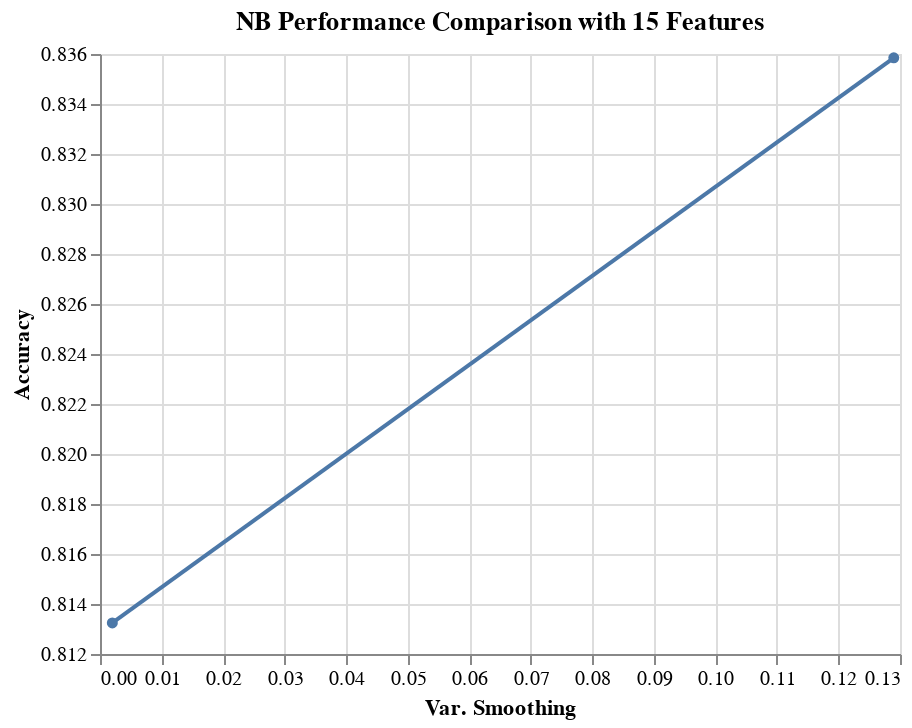

Notebook source saved alongside this figure:
### Markdown cell above
#### Given below is a plot to compare the Naive Bayes performance with 10 features.

### Code cell
results_NB_15_features = results_NB[results_NB['rfi_fs__n_features_'] == 15.0]

alt.Chart(results_NB_15_features, 
          title='NB Performance Comparison with 15 Features'
         ).mark_line(point=True).encode(
    alt.X('nb__var_smoothing', title='Var. Smoothing'),
    alt.Y('mean_score', title='Accuracy', scale=alt.Scale(zero=False))
)

### Figure 1 — Vega-Lite specification as saved in the notebook (floating-point values rounded to 4 significant figures)
{"config": {"view": {"continuousWidth": 400, "continuousHeight": 300}}, "data": {"name": "data-6b78e1cf2370dc2f26acd8cf13c56b5f"}, "mark": {"type": "line", "point": true}, "encoding": {"x": {"type": "quantitative", "field": "nb__var_smoothing", "title": "Var. Smoothing"}, "y": {"type": "quantitative", "field": "mean_score", "scale": {"zero": false}, "title": "Accuracy"}}, "title": "NB Performance Comparison with 15 Features", "$schema": "https://vega.github.io/schema/vega-lite/v4.8.1.json", "datasets": {"data-6b78e1cf2370dc2f26acd8cf13c56b5f": [{"mean_score": 0.8358, "std_score": 0.05379, "max_score": 0.9268, "min_score": 0.7073, "rfi_fs__n_features_": 15.0, "nb__var_smoothing": 0.129}, {"mean_score": 0.8132, "std_score": 0.05476, "max_score": 0.9024, "min_score": 0.7073, "rfi_fs__n_features_": 15.0, "nb__var_smoothing": 0.002002}]}}
